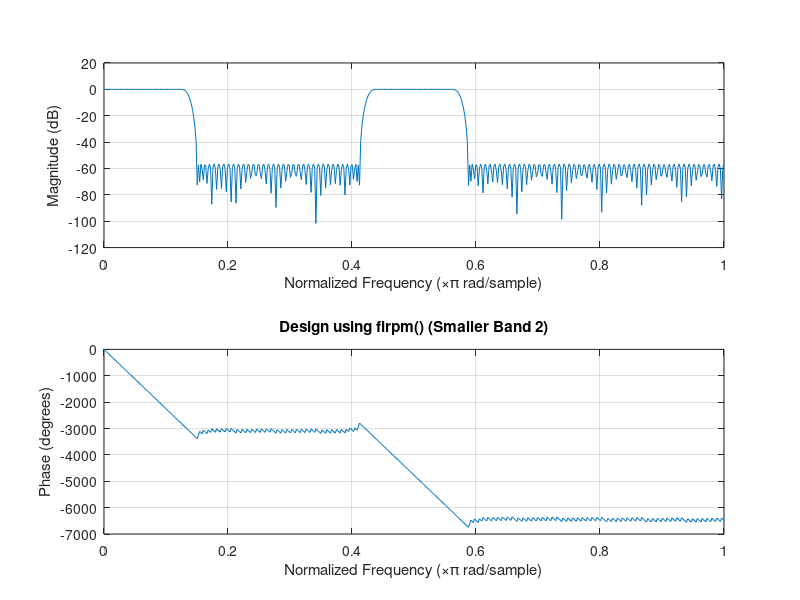
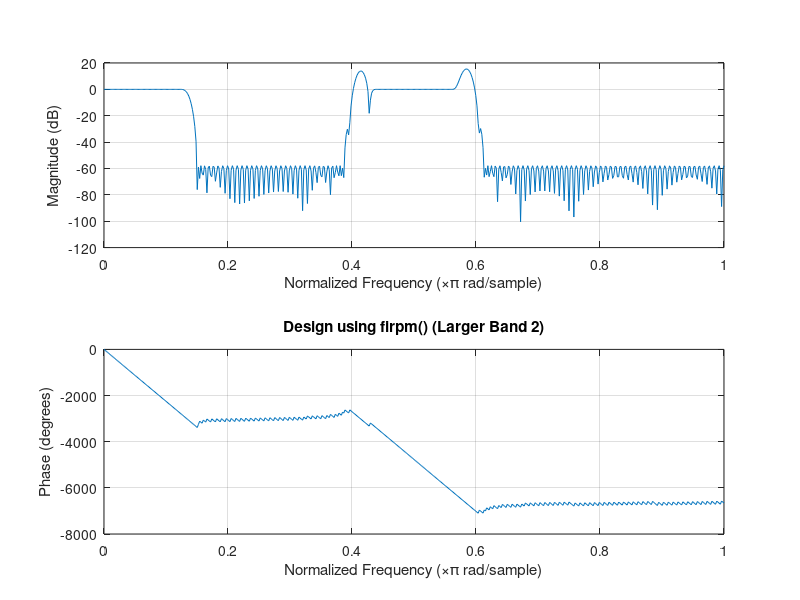
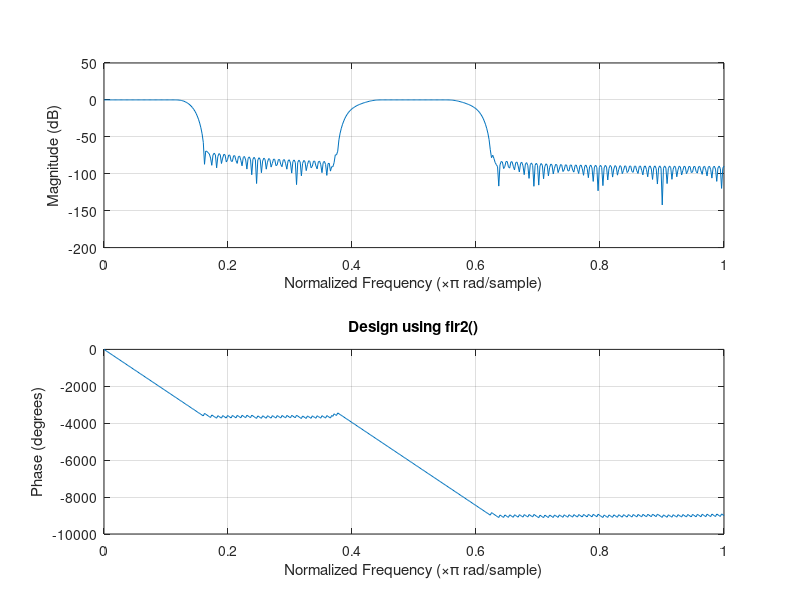
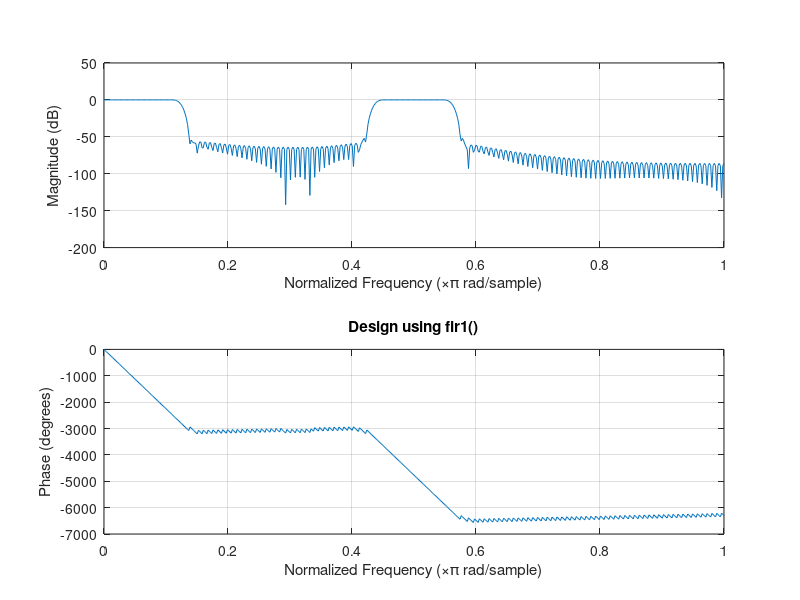

Recreate these plots in MATLAB, in order.
% Adam Dykhouse
% EE453 Exam 2 Take Home Problem 4e
% Design Arbitrary Magnitude FIR Filter
Fs = 16000;             % SAmpling Frequency
N = 250;                % Filter Order

% Part A: Design using firpm() function
F = [0 1000 1200 3300 3500 4500 4700 8000]*2/Fs; % Smaller Band 2
A = [1 1 0 0 1 1 0 0];  % Desired Amplitude Response at frequency points     
B = firpm(N,F,A);       % Calculate filter coefficients
figure(1),freqz(B,1);   % Plot Frequency Response
title('Design using firpm() (Smaller Band 2)');

% Part B: Design using firpm() function and adjusted frequency cutoff pts
F = [0 1000 1200 3100 3500 4500 4900 8000]*2/Fs; % Larger Band 2
B = firpm(N,F,A);       % Calculate filter coefficients
figure(2), freqz(B,1);  % Plot Frequency Response
title('Design using firpm() (Larger Band 2)');

% Part C: Design using fir2() (Frequency sampling method)
B = fir2(N,F,A);        % Calculate filter coefficients 
figure(3), freqz(B,1);  % Plot Response
title('Design using fir2()');

% Part D: Design using fir1()
F = [1000 3500 4500]*2/Fs;     % Band Edge Frequencies (normalized)
B = fir1(N,F,'DC-1');          % Calculate the filter coefficients
figure(4),freqz(B,1);          % Plot Response
title('Design using fir1()');